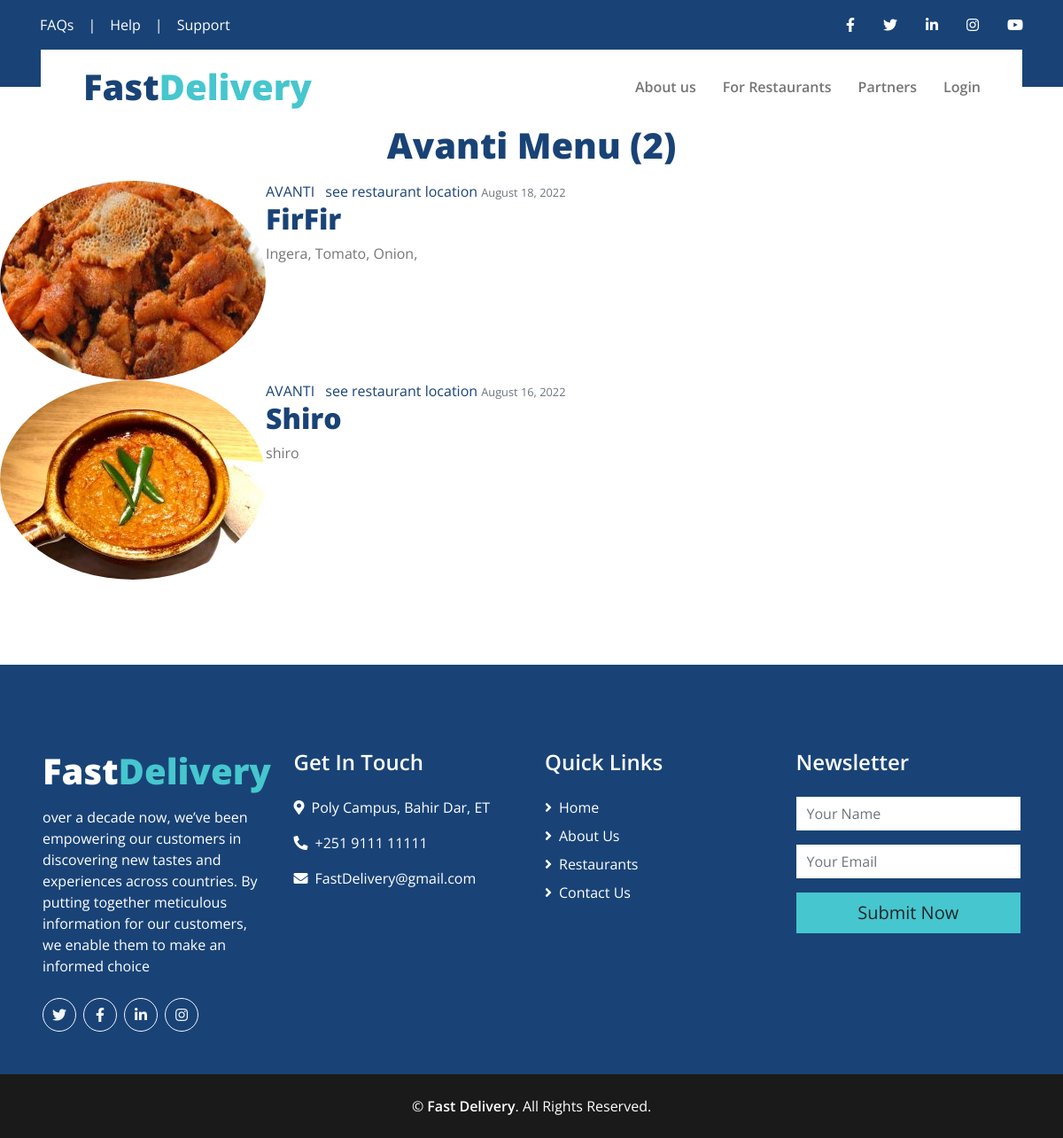
Screenshot of /user/Avanti with the database file from the repository.
### blog/models.py (models this page shows, shortened)
class Post(models.Model):
    LABELS = (
        ('Best Selling Foods', 'Best Selling Foods'),
        ('New Food', 'New Food'),
        ('Spicy Foods', 'Spicy Foods'),
        ('Cultural Food', 'Cultural Food'),
        ('Fasting Food', 'Fasting Food'),
    )
    title = models.CharField(max_length=100,help_text='Enter the name of the food')
    content = models.TextField()
    date_posted = models.DateTimeField(default=timezone.now)
    author = models.ForeignKey(User, on_delete=models.CASCADE)
    slug = models.SlugField(default="foods")
    labels = models.CharField(max_length=25, default='New Food',choices=LABELS, blank=True)
    pieces = models.PositiveIntegerField(default=1)
    price = models.DecimalField(max_digits=10,decimal_places=2,default=0.00)
    image = models.ImageField(default='default.jpg', upload_to='images/')
    image2 = models.ImageField(default='default.jpg', upload_to='images/')

### blog/views.py (the view)
# urls.py: path('user/<str:username>', UserPostListView.as_view(), name='user-posts'),
class UserPostListView(ListView):
    model = Post
    template_name = 'blog/user_posts.html'  # <app>/<model>_<viewtype>.html
    context_object_name = 'posts'
    paginate_by = 5
    success_url = '/'
    def get_queryset(self):
        user = get_object_or_404(User, username=self.kwargs.get('username'))
        return Post.objects.filter(author=user).order_by('-date_posted')

### blog/templates/blog/user_posts.html (shortened to what this page needs)
{% extends "blog/layout.html" %}
{% block content %}
    <h1 class="mb-3 text-center">{{ view.kwargs.username}} Menu ({{ page_obj.paginator.count }})</h1>
    {% for post in posts %}
        <article class="media content-section">
          <img class="rounded-circle article-img" src="{{ post.image.url}}">
          <div class="media-body">
            <div class="article-metadata">
              <a class="mr-2" href="{% url 'user-posts' post.author.username %}">{{ post.author|upper|cut:'1'|cut:'.' }}</a>
              <a href="{%url 'location'%}">see restaurant location</a>
              <small class="text-muted">{{ post.date_posted|date:"F d, Y" }}</small>
            </div>
            <h2><a class="article-title" href="{% url 'post-detail' post.id %}">{{ post.title }}</a></h2>
            <p class="article-content">{{ post.content }}</p>
          </div>
        </article>
    {% endfor %}
{% endblock content %}

### rows the page displays
Post: image (picture), author "AVANTI", date_posted "August 18, 2022", title "FirFir", content "Ingera, Tomato, Onion,"
Post: image (picture), author "AVANTI", date_posted "August 16, 2022", title "Shiro", content "shiro"

### other values shown
{{ view.kwargs.username }} "Avanti"
{{ page_obj.paginator.count }} "2"
